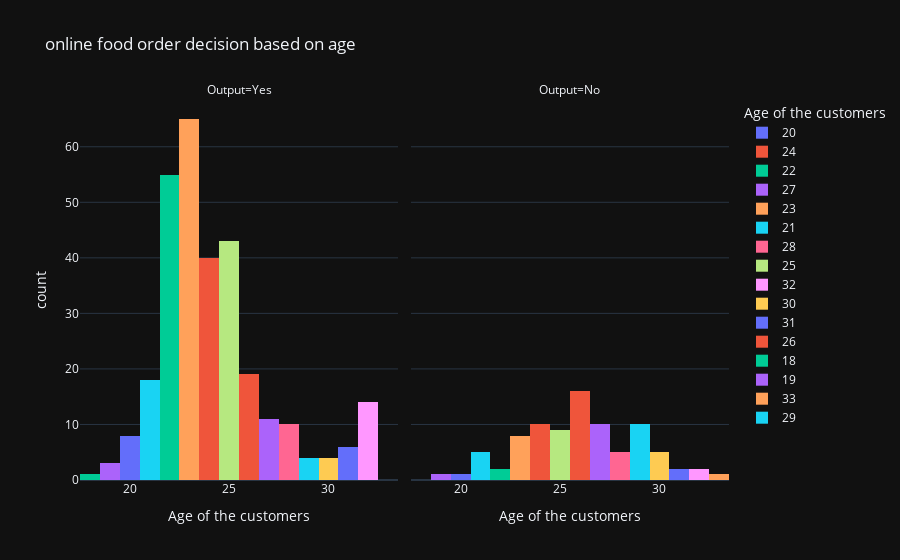

The code cell stored with this chart in its notebook:
### Code cell
#4-online food order decision based on age:

px.histogram(df,x="Age",color="Age",title="online food order decision based on age",
             template="plotly_dark", facet_col="Output",labels={"Age":"Age of the customers"})

### Figure 1 — Plotly figure (JSON) as saved in the notebook; plotly's stock layout.template omitted (floating-point values rounded to 4 significant figures)
{"data": [{"alignmentgroup": "True", "bingroup": "x", "hovertemplate": "Age of the customers=%{x}<br>Output=Yes<br>count=%{y}<extra></extra>", "legendgroup": "20", "marker": {"color": "#636efa", "pattern": {"shape": ""}}, "name": "20", "offsetgroup": "20", "orientation": "v", "showlegend": true, "type": "histogram", "x": [20, 20, 20, 20, 20, 20, 20, 20], "xaxis": "x", "yaxis": "y"}, {"alignmentgroup": "True", "bingroup": "x", "hovertemplate": "Age of the customers=%{x}<br>Output=No<br>count=%{y}<extra></extra>", "legendgroup": "20", "marker": {"color": "#636efa", "pattern": {"shape": ""}}, "name": "20", "offsetgroup": "20", "orientation": "v", "showlegend": false, "type": "histogram", "x": [20], "xaxis": "x2", "yaxis": "y2"}, {"alignmentgroup": "True", "bingroup": "x", "hovertemplate": "Age of the customers=%{x}<br>Output=Yes<br>count=%{y}<extra></extra>", "legendgroup": "24", "marker": {"color": "#EF553B", "pattern": {"shape": ""}}, "name": "24", "offsetgroup": "24", "orientation": "v", "showlegend": true, "type": "histogram", "x": [24, 24, 24, 24, 24, 24, 24, 24, 24, 24, 24, 24, 24, 24, 24, 24, 24, 24, 24, 24, 24, 24, 24, 24, 24, 24, 24, 24, 24, 24, 24, 24, 24, 24, 24, 24, 24, 24, 24, 24], "xaxis": "x", "yaxis": "y"}, {"alignmentgroup": "True", "bingroup": "x", "hovertemplate": "Age of the customers=%{x}<br>Output=No<br>count=%{y}<extra></extra>", "legendgroup": "24", "marker": {"color": "#EF553B", "pattern": {"shape": ""}}, "name": "24", "offsetgroup": "24", "orientation": "v", "showlegend": false, "type": "histogram", "x": [24, 24, 24, 24, 24, 24, 24, 24, 24, 24], "xaxis": "x2", "yaxis": "y2"}, {"alignmentgroup": "True", "bingroup": "x", "hovertemplate": "Age of the customers=%{x}<br>Output=Yes<br>count=%{y}<extra></extra>", "legendgroup": "22", "marker": {"color": "#00cc96", "pattern": {"shape": ""}}, "name": "22", "offsetgroup": "22", "orientation": "v", "showlegend": true, "type": "histogram", "x": [22, 22, 22, 22, 22, 22, 22, 22, 22, 22, 22, 22, 22, 22, 22, 22, 22, 22, 22, 22, 22, 22, 22, 22, 22, 22, 22, 22, 22, 22, 22, 22, 22, 22, 22, 22, 22, 22, 22, 22, 22, 22, 22, 22, 22, 22, 22, 22, 22, 22, 22, 22, 22, 22, 22], "xaxis": "x", "yaxis": "y"}, {"alignmentgroup": "True", "bingroup": "x", "hovertemplate": "Age of the customers=%{x}<br>Output=No<br>count=%{y}<extra></extra>", "legendgroup": "22", "marker": {"color": "#00cc96", "pattern": {"shape": ""}}, "name": "22", "offsetgroup": "22", "orientation": "v", "showlegend": false, "type": "histogram", "x": [22, 22], "xaxis": "x2", "yaxis": "y2"}, {"alignmentgroup": "True", "bingroup": "x", "hovertemplate": "Age of the customers=%{x}<br>Output=Yes<br>count=%{y}<extra></extra>", "legendgroup": "27", "marker": {"color": "#ab63fa", "pattern": {"shape": ""}}, "name": "27", "offsetgroup": "27", "orientation": "v", "showlegend": true, "type": "histogram", "x": [27, 27, 27, 27, 27, 27, 27, 27, 27, 27, 27], "xaxis": "x", "yaxis": "y"}, {"alignmentgroup": "True", "bingroup": "x", "hovertemplate": "Age of the customers=%{x}<br>Output=No<br>count=%{y}<extra></extra>", "legendgroup": "27", "marker": {"color": "#ab63fa", "pattern": {"shape": ""}}, "name": "27", "offsetgroup": "27", "orientation": "v", "showlegend": false, "type": "histogram", "x": [27, 27, 27, 27, 27, 27, 27, 27, 27, 27], "xaxis": "x2", "yaxis": "y2"}, {"alignmentgroup": "True", "bingroup": "x", "hovertemplate": "Age of the customers=%{x}<br>Output=Yes<br>count=%{y}<extra></extra>", "legendgroup": "23", "marker": {"color": "#FFA15A", "pattern": {"shape": ""}}, "name": "23", "offsetgroup": "23", "orientation": "v", "showlegend": true, "type": "histogram", "x": [23, 23, 23, 23, 23, 23, 23, 23, 23, 23, 23, 23, 23, 23, 23, 23, 23, 23, 23, 23, 23, 23, 23, 23, 23, 23, 23, 23, 23, 23, 23, 23, 23, 23, 23, 23, 23, 23, 23, 23, 23, 23, 23, 23, 23, 23, 23, 23, 23, 23, 23, 23, 23, 23, 23, 23, 23, 23, 23, 23, 23, 23, 23, 23, 23], "xaxis": "x", "yaxis": "y"}, {"alignmentgroup": "True", "bingroup": "x", "hovertemplate": "Age of the customers=%{x}<br>Output=No<br>count=%{y}<extra></extra>", "legendgroup": "23", "marker": {"color": "#FFA15A", "pattern": {"shape": ""}}, "name": "23", "offsetgroup": "23", "orientation": "v", "showlegend": false, "type": "histogram", "x": [23, 23, 23, 23, 23, 23, 23, 23], "xaxis": "x2", "yaxis": "y2"}, {"alignmentgroup": "True", "bingroup": "x", "hovertemplate": "Age of the customers=%{x}<br>Output=Yes<br>count=%{y}<extra></extra>", "legendgroup": "21", "marker": {"color": "#19d3f3", "pattern": {"shape": ""}}, "name": "21", "offsetgroup": "21", "orientation": "v", "showlegend": true, "type": "histogram", "x": [21, 21, 21, 21, 21, 21, 21, 21, 21, 21, 21, 21, 21, 21, 21, 21, 21, 21], "xaxis": "x", "yaxis": "y"}, {"alignmentgroup": "True", "bingroup": "x", "hovertemplate": "Age of the customers=%{x}<br>Output=No<br>count=%{y}<extra></extra>", "legendgroup": "21", "marker": {"color": "#19d3f3", "pattern": {"shape": ""}}, "name": "21", "offsetgroup": "21", "orientation": "v", "showlegend": false, "type": "histogram", "x": [21, 21, 21, 21, 21], "xaxis": "x2", "yaxis": "y2"}, {"alignmentgroup": "True", "bingroup": "x", "hovertemplate": "Age of the customers=%{x}<br>Output=Yes<br>count=%{y}<extra></extra>", "legendgroup": "28", "marker": {"color": "#FF6692", "pattern": {"shape": ""}}, "name": "28", "offsetgroup": "28", "orientation": "v", "showlegend": true, "type": "histogram", "x": [28, 28, 28, 28, 28, 28, 28, 28, 28, 28], "xaxis": "x", "yaxis": "y"}, {"alignmentgroup": "True", "bingroup": "x", "hovertemplate": "Age of the customers=%{x}<br>Output=No<br>count=%{y}<extra></extra>", "legendgroup": "28", "marker": {"color": "#FF6692", "pattern": {"shape": ""}}, "name": "28", "offsetgroup": "28", "orientation": "v", "showlegend": false, "type": "histogram", "x": [28, 28, 28, 28, 28], "xaxis": "x2", "yaxis": "y2"}, {"alignmentgroup": "True", "bingroup": "x", "hovertemplate": "Age of the customers=%{x}<br>Output=Yes<br>count=%{y}<extra></extra>", "legendgroup": "25", "marker": {"color": "#B6E880", "pattern": {"shape": ""}}, "name": "25", "offsetgroup": "25", "orientation": "v", "showlegend": true, "type": "histogram", "x": [25, 25, 25, 25, 25, 25, 25, 25, 25, 25, 25, 25, 25, 25, 25, 25, 25, 25, 25, 25, 25, 25, 25, 25, 25, 25, 25, 25, 25, 25, 25, 25, 25, 25, 25, 25, 25, 25, 25, 25, 25, 25, 25], "xaxis": "x", "yaxis": "y"}, {"alignmentgroup": "True", "bingroup": "x", "hovertemplate": "Age of the customers=%{x}<br>Output=No<br>count=%{y}<extra></extra>", "legendgroup": "25", "marker": {"color": "#B6E880", "pattern": {"shape": ""}}, "name": "25", "offsetgroup": "25", "orientation": "v", "showlegend": false, "type": "histogram", "x": [25, 25, 25, 25, 25, 25, 25, 25, 25], "xaxis": "x2", "yaxis": "y2"}, {"alignmentgroup": "True", "bingroup": "x", "hovertemplate": "Age of the customers=%{x}<br>Output=Yes<br>count=%{y}<extra></extra>", "legendgroup": "32", "marker": {"color": "#FF97FF", "pattern": {"shape": ""}}, "name": "32", "offsetgroup": "32", "orientation": "v", "showlegend": true, "type": "histogram", "x": [32, 32, 32, 32, 32, 32, 32, 32, 32, 32, 32, 32, 32, 32], "xaxis": "x", "yaxis": "y"}, {"alignmentgroup": "True", "bingroup": "x", "hovertemplate": "Age of the customers=%{x}<br>Output=No<br>count=%{y}<extra></extra>", "legendgroup": "32", "marker": {"color": "#FF97FF", "pattern": {"shape": ""}}, "name": "32", "offsetgroup": "32", "orientation": "v", "showlegend": false, "type": "histogram", "x": [32, 32], "xaxis": "x2", "yaxis": "y2"}, {"alignmentgroup": "True", "bingroup": "x", "hovertemplate": "Age of the customers=%{x}<br>Output=Yes<br>count=%{y}<extra></extra>", "legendgroup": "30", "marker": {"color": "#FECB52", "pattern": {"shape": ""}}, "name": "30", "offsetgroup": "30", "orientation": "v", "showlegend": true, "type": "histogram", "x": [30, 30, 30, 30], "xaxis": "x", "yaxis": "y"}, {"alignmentgroup": "True", "bingroup": "x", "hovertemplate": "Age of the customers=%{x}<br>Output=No<br>count=%{y}<extra></extra>", "legendgroup": "30", "marker": {"color": "#FECB52", "pattern": {"shape": ""}}, "name": "30", "offsetgroup": "30", "orientation": "v", "showlegend": false, "type": "histogram", "x": [30, 30, 30, 30, 30], "xaxis": "x2", "yaxis": "y2"}, {"alignmentgroup": "True", "bingroup": "x", "hovertemplate": "Age of the customers=%{x}<br>Output=Yes<br>count=%{y}<extra></extra>", "legendgroup": "31", "marker": {"color": "#636efa", "pattern": {"shape": ""}}, "name": "31", "offsetgroup": "31", "orientation": "v", "showlegend": true, "type": "histogram", "x": [31, 31, 31, 31, 31, 31], "xaxis": "x", "yaxis": "y"}, {"alignmentgroup": "True", "bingroup": "x", "hovertemplate": "Age of the customers=%{x}<br>Output=No<br>count=%{y}<extra></extra>", "legendgroup": "31", "marker": {"color": "#636efa", "pattern": {"shape": ""}}, "name": "31", "offsetgroup": "31", "orientation": "v", "showlegend": false, "type": "histogram", "x": [31, 31], "xaxis": "x2", "yaxis": "y2"}, {"alignmentgroup": "True", "bingroup": "x", "hovertemplate": "Age of the customers=%{x}<br>Output=Yes<br>count=%{y}<extra></extra>", "legendgroup": "26", "marker": {"color": "#EF553B", "pattern": {"shape": ""}}, "name": "26", "offsetgroup": "26", "orientation": "v", "showlegend": true, "type": "histogram", "x": [26, 26, 26, 26, 26, 26, 26, 26, 26, 26, 26, 26, 26, 26, 26, 26, 26, 26, 26], "xaxis": "x", "yaxis": "y"}, {"alignmentgroup": "True", "bingroup": "x", "hovertemplate": "Age of the customers=%{x}<br>Output=No<br>count=%{y}<extra></extra>", "legendgroup": "26", "marker": {"color": "#EF553B", "pattern": {"shape": ""}}, "name": "26", "offsetgroup": "26", "orientation": "v", "showlegend": false, "type": "histogram", "x": [26, 26, 26, 26, 26, 26, 26, 26, 26, 26, 26, 26, 26, 26, 26, 26], "xaxis": "x2", "yaxis": "y2"}, {"alignmentgroup": "True", "bingroup": "x", "hovertemplate": "Age of the customers=%{x}<br>Output=Yes<br>count=%{y}<extra></extra>", "legendgroup": "18", "marker": {"color": "#00cc96", "pattern": {"shape": ""}}, "name": "18", "offsetgroup": "18", "orientation": "v", "showlegend": true, "type": "histogram", "x": [18], "xaxis": "x", "yaxis": "y"}, {"alignmentgroup": "True", "bingroup": "x", "hovertemplate": "Age of the customers=%{x}<br>Output=Yes<br>count=%{y}<extra></extra>", "legendgroup": "19", "marker": {"color": "#ab63fa", "pattern": {"shape": ""}}, "name": "19", "offsetgroup": "19", "orientation": "v", "showlegend": true, "type": "histogram", "x": [19, 19, 19], "xaxis": "x", "yaxis": "y"}, {"alignmentgroup": "True", "bingroup": "x", "hovertemplate": "Age of the customers=%{x}<br>Output=No<br>count=%{y}<extra></extra>", "legendgroup": "19", "marker": {"color": "#ab63fa", "pattern": {"shape": ""}}, "name": "19", "offsetgroup": "19", "orientation": "v", "showlegend": false, "type": "histogram", "x": [19], "xaxis": "x2", "yaxis": "y2"}, {"alignmentgroup": "True", "bingroup": "x", "hovertemplate": "Age of the customers=%{x}<br>Output=No<br>count=%{y}<extra></extra>", "legendgroup": "33", "marker": {"color": "#FFA15A", "pattern": {"shape": ""}}, "name": "33", "offsetgroup": "33", "orientation": "v", "showlegend": true, "type": "histogram", "x": [33], "xaxis": "x2", "yaxis": "y2"}, {"alignmentgroup": "True", "bingroup": "x", "hovertemplate": "Age of the customers=%{x}<br>Output=Yes<br>count=%{y}<extra></extra>", "legendgroup": "29", "marker": {"color": "#19d3f3", "pattern": {"shape": ""}}, "name": "29", "offsetgroup": "29", "orientation": "v", "showlegend": true, "type": "histogram", "x": [29, 29, 29, 29], "xaxis": "x", "yaxis": "y"}, {"alignmentgroup": "True", "bingroup": "x", "hovertemplate": "Age of the customers=%{x}<br>Output=No<br>count=%{y}<extra></extra>", "legendgroup": "29", "marker": {"color": "#19d3f3", "pattern": {"shape": ""}}, "name": "29", "offsetgroup": "29", "orientation": "v", "showlegend": false, "type": "histogram", "x": [29, 29, 29, 29, 29, 29, 29, 29, 29, 29], "xaxis": "x2", "yaxis": "y2"}], "layout": {"annotations": [{"font": {}, "showarrow": false, "text": "Output=Yes", "x": 0.245, "xanchor": "center", "xref": "paper", "y": 1, "yanchor": "bottom", "yref": "paper"}, {"font": {}, "showarrow": false, "text": "Output=No", "x": 0.755, "xanchor": "center", "xref": "paper", "y": 1, "yanchor": "bottom", "yref": "paper"}], "barmode": "relative", "legend": {"title": {"text": "Age of the customers"}, "tracegroupgap": 0}, "title": {"text": "online food order decision based on age"}, "xaxis": {"anchor": "y", "categoryarray": [20, 24, 22, 27, 23, 21, 28, 25, 32, 30, 31, 26, 18, 19, 33, 29], "categoryorder": "array", "domain": [0, 0.49], "title": {"text": "Age of the customers"}}, "xaxis2": {"anchor": "y2", "categoryarray": [20, 24, 22, 27, 23, 21, 28, 25, 32, 30, 31, 26, 18, 19, 33, 29], "categoryorder": "array", "domain": [0.51, 1], "matches": "x", "title": {"text": "Age of the customers"}}, "yaxis": {"anchor": "x", "domain": [0, 1], "title": {"text": "count"}}, "yaxis2": {"anchor": "x2", "domain": [0, 1], "matches": "y", "showticklabels": false}}}
